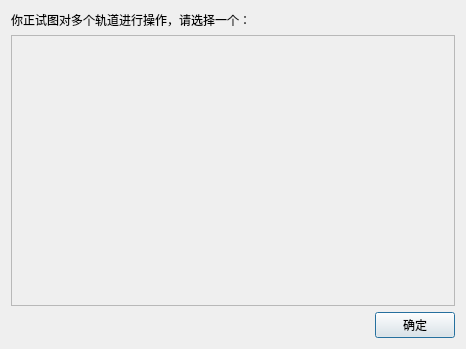
<?xml version="1.0" encoding="UTF-8"?>
<ui version="4.0">
 <class>TrackSelector</class>
 <widget class="QDialog" name="TrackSelector">
  <property name="geometry">
   <rect>
    <x>0</x>
    <y>0</y>
    <width>466</width>
    <height>349</height>
   </rect>
  </property>
  <property name="windowTitle">
   <string>轨道选择器</string>
  </property>
  <layout class="QVBoxLayout" name="verticalLayout">
   <item>
    <widget class="QLabel" name="questionLabel">
     <property name="text">
      <string>你正试图对多个轨道进行操作，请选择一个：</string>
     </property>
    </widget>
   </item>
   <item>
    <widget class="QScrollArea" name="scrollArea">
     <property name="widgetResizable">
      <bool>true</bool>
     </property>
     <widget class="QWidget" name="trackButtonArea">
      <property name="geometry">
       <rect>
        <x>0</x>
        <y>0</y>
        <width>440</width>
        <height>254</height>
       </rect>
      </property>
      <layout class="QHBoxLayout" name="trackButtonAreaLayout">
       <property name="spacing">
        <number>6</number>
       </property>
       <property name="leftMargin">
        <number>6</number>
       </property>
       <property name="topMargin">
        <number>6</number>
       </property>
       <property name="rightMargin">
        <number>6</number>
       </property>
       <property name="bottomMargin">
        <number>6</number>
       </property>
      </layout>
     </widget>
    </widget>
   </item>
   <item>
    <layout class="QHBoxLayout" name="horizontalLayout">
     <item>
      <spacer name="horizontalSpacer">
       <property name="orientation">
        <enum>Qt::Horizontal</enum>
       </property>
       <property name="sizeHint" stdset="0">
        <size>
         <width>40</width>
         <height>20</height>
        </size>
       </property>
      </spacer>
     </item>
     <item>
      <widget class="QPushButton" name="okButton">
       <property name="text">
        <string>确定</string>
       </property>
      </widget>
     </item>
    </layout>
   </item>
  </layout>
 </widget>
 <resources/>
 <connections/>
</ui>
